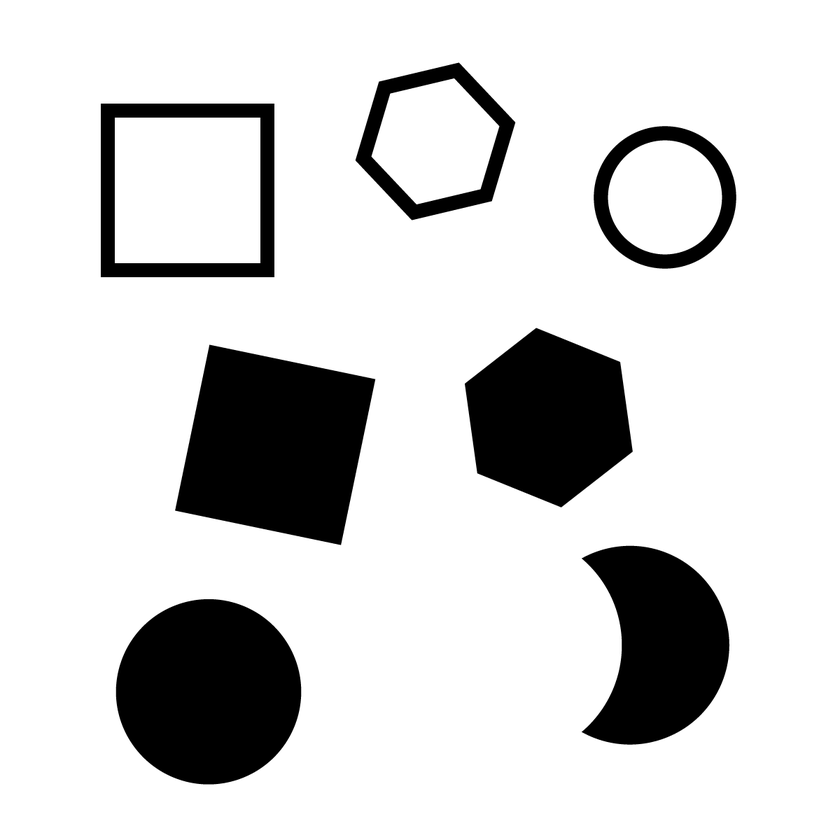
#> input picture Image/nemo.png, 840 x 840 px, shrunk from 1200 x 1200 before the run, found by its file name
$ python chap21_contour.py
#> lines starting #> are read from the running program, lines starting #| are printed output that depends on the picture; after the words box and inside, x2 and y2 are one past the last pixel; in counts of white or black regions, pixels touching at a corner belong together
"""윤곽선"""
import os
import cv2
home_dir = os.path.expanduser("~/Documents/StudyPY/StudyPY/Image")
image_path = os.path.join(home_dir, "nemo.png")

src = cv2.imread(image_path, cv2.IMREAD_ANYCOLOR)
#> src is the input picture: shape (840, 840, 3); min 0, max 255, mean 212.4

# 윤곽선
gray = cv2.cvtColor(src, cv2.COLOR_RGB2GRAY)
ret, binary = cv2.threshold(gray, 127, 255, cv2.THRESH_BINARY)
#> binary: shape (840, 840); 83.3% white; 7 black regions, largest, box (x1, y1, x2, y2) and area: (175, 345, 375, 545) 28707, (116, 599, 301, 784) 26938, (465, 328, 633, 507) 21326
binary = cv2.bitwise_not(binary)
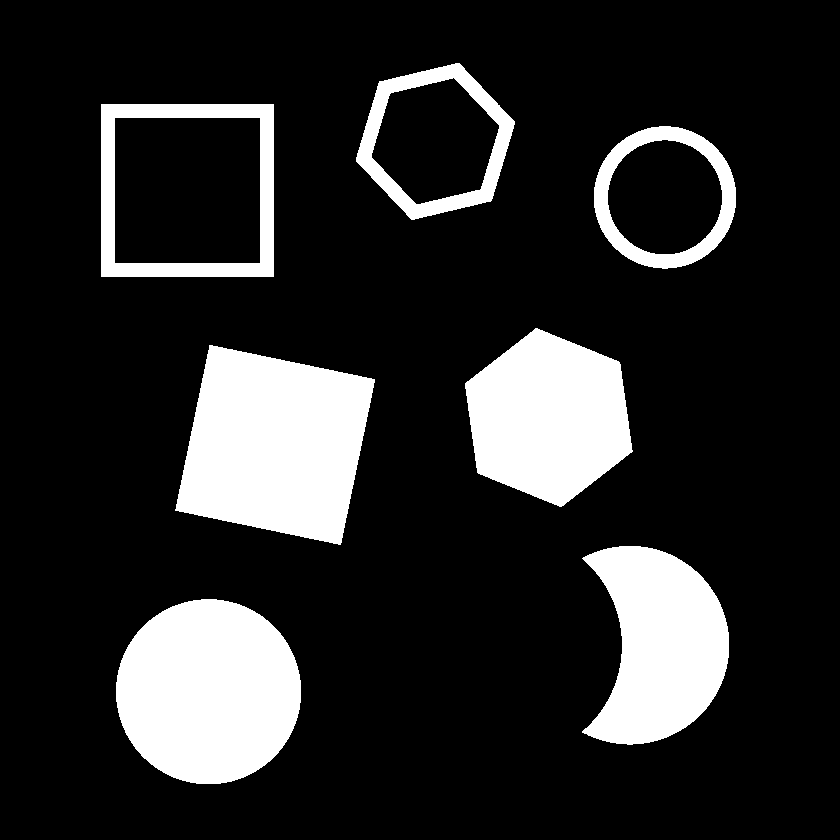
#> binary: shape (840, 840); 16.7% white; 7 white regions

# cv2.findContours(이진화 이미지, 검색 방법, 근사화 방법)
# 윤곽선, 계층구조 반환
contours, hierarchy = cv2.findContours(binary, cv2.RETR_CCOMP, cv2.CHAIN_APPROX_NONE)
#> contours = 10 contours; largest, box (x1, y1, x2, y2) and area: (101, 104, 274, 277) 29584, (175, 345, 375, 545) 28376, (116, 599, 301, 784) 26676, (114, 117, 261, 264) 21314, (465, 328, 633, 507) 21082

for i, contour in enumerate(contours):
    # cv2.drawContours(이미지, [윤곽선], 윤곽선 인덱스, (B, G, R), 두께, 선형 타입)
    cv2.drawContours(src, [contour], 0, (0, 0, 255), 2)
    cv2.putText(src, str(i), tuple(contour[0][0]), cv2.FONT_HERSHEY_COMPLEX, 0.8, (0, 255, 0), 1)
    print(i, hierarchy[0][i])
    cv2.imshow("src", src)
    cv2.waitKey(0)
#> this loop made 10 passes
#| 0 [ 1 -1 -1 -1]
#| 1 [ 2  0 -1 -1]
#| 2 [ 3  1 -1 -1]
#| 3 [ 4  2 -1 -1]
#| 4 [ 6  3  5 -1]
#| 5 [-1 -1 -1  4]
#| 6 [ 8  4  7 -1]
#| 7 [-1 -1 -1  6]
#> (further printed lines are left out)
#> pass 1, `cv2.imshow("src", src)`:
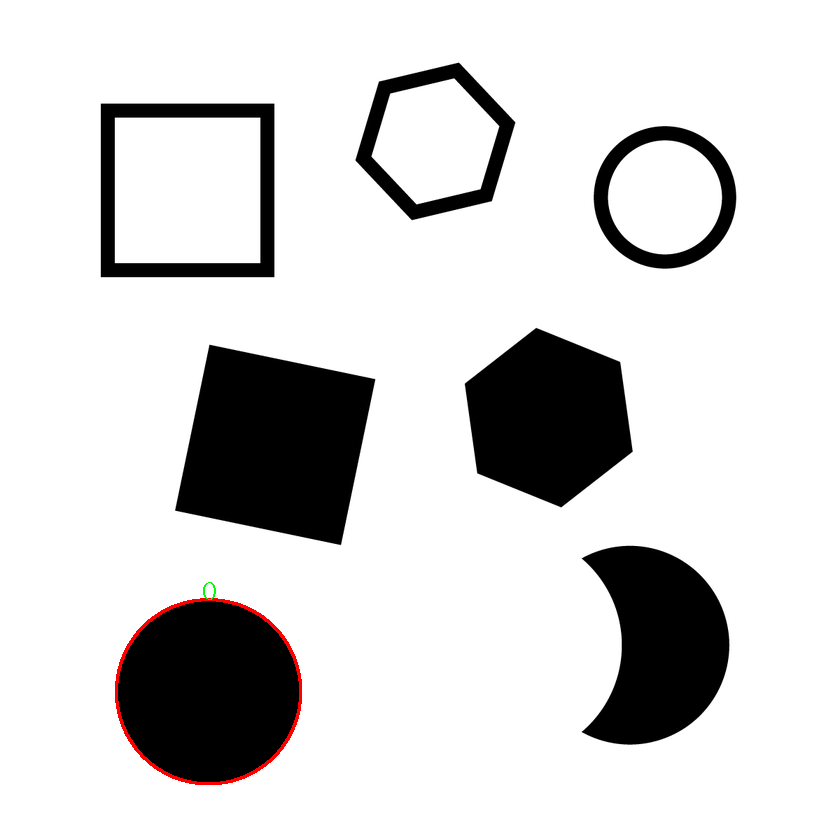
#> window 'src': shape (840, 840, 3); mean B, G, R 212.1, 212.2, 212.8
#> pass 2, `cv2.imshow("src", src)`:
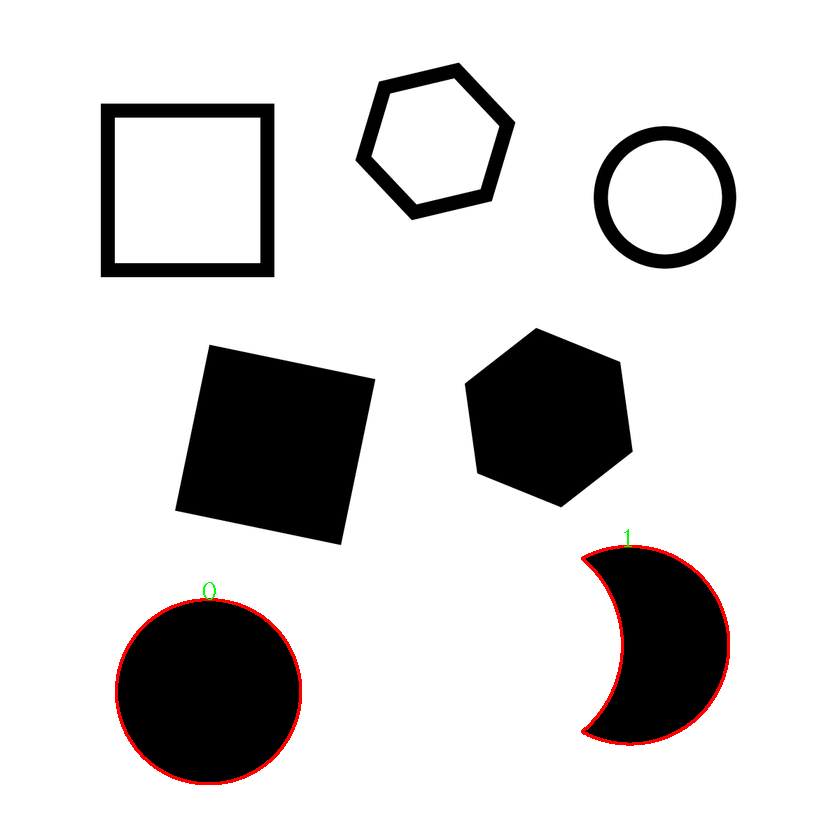
#> window 'src': shape (840, 840, 3); mean B, G, R 211.8, 211.9, 213.3
#> after the loop:
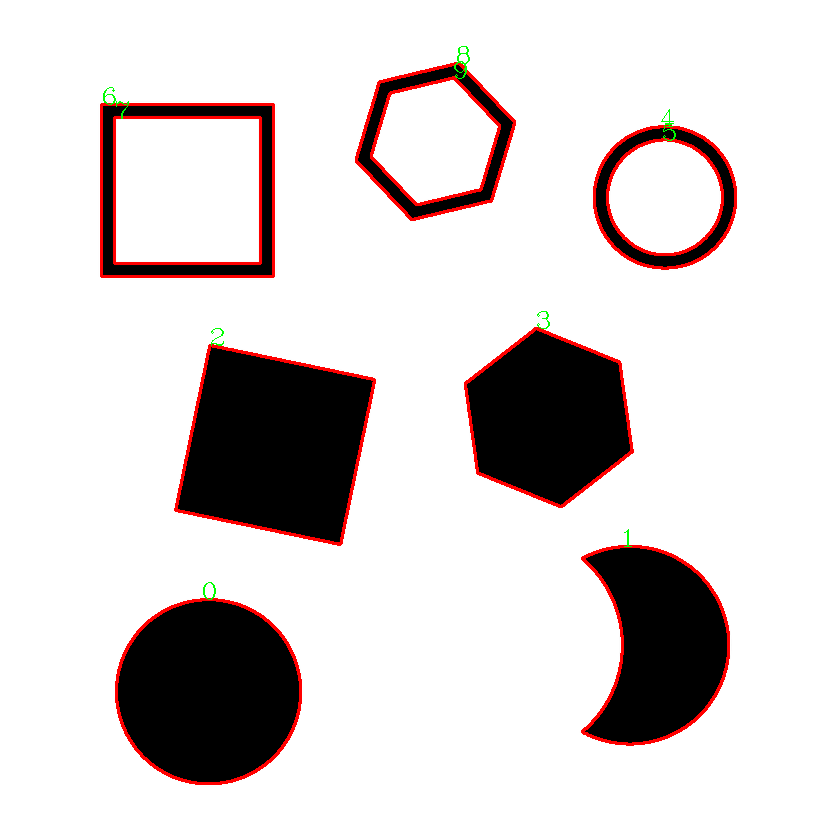
#> src: shape (840, 840, 3); 2.6% of pixels changed, all inside (x1, y1, x2, y2) = (100, 46, 737, 785)

# hierarchy
# [다음 윤곽선, 이전 윤곽선, 내곽 윤곽선, 외곽 윤곽선]

# 검색 방법
# cv2.RETR_EXTERNAL : 외곽 윤곽선만 검출하며, 계층 구조를 구성하지 않습니다.
# cv2.RETR_LIST : 모든 윤곽선을 검출하며, 계층 구조를 구성하지 않습니다.
# cv2.RETR_CCOMP : 모든 윤곽선을 검출하며, 계층 구조는 2단계로 구성합니다.
# cv2.RETR_TREE : 모든 윤곽선을 검출하며, 계층 구조를 모두 형성합니다. (Tree 구조)

# 근사화 방법Permalink
# cv2.CHAIN_APPROX_NONE : 윤곽점들의 모든 점을 반환합니다.
# cv2.CHAIN_APPROX_SIMPLE : 윤곽점들 단순화 수평, 수직 및 대각선 요소를 압축하고 끝점만 남겨 둡니다.
# cv2.CHAIN_APPROX_TC89_L1 : 프리먼 체인 코드에서의 윤곽선으로 적용합니다.
# cv2.CHAIN_APPROX_TC89_KCOS : 프리먼 체인 코드에서의 윤곽선으로 적용합니다.

cv2.destroyAllWindows()

$ run again, with Image/convex_hull.webp saved as Image/nemo.png
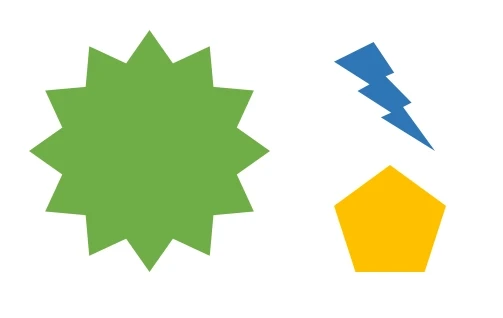
#> input picture Image/convex_hull.webp, 503 x 318 px, found by its file name
#> src is the input picture: shape (318, 503, 3); mean B, G, R 201.3, 232, 220.5
#> `ret, binary = cv2.threshold(gray, 127, 255, cv2.THRESH_BINARY)`:
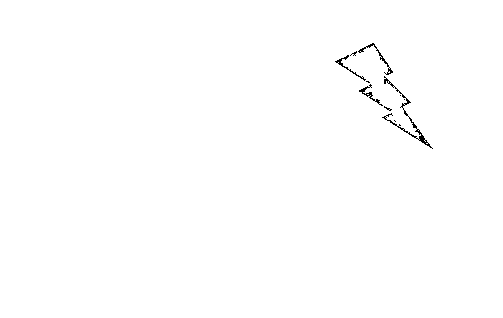
#> binary: shape (318, 503); 99.6% white; black in thin lines or dots, all inside (x1, y1, x2, y2) = (335, 43, 433, 149)
#> contours = 30 contours, 26 with area under 20; largest, box (x1, y1, x2, y2) and area: (382, 76, 433, 149) 152, (358, 43, 393, 75) 66, (359, 84, 383, 106) 50, (335, 55, 366, 81) 46
#> the loop `for i, contour in enumerate(contours):` made 30 passes
#> contour on passes 1, 3, 4, 5, 7, 12, 13, 14: [[394, 120], [395, 121]], [[388, 109], [389, 108], [390, 109], [389, 110]], [[404, 99]], [[400, 95]], [[369, 95], [370, 94], [371, 95], [370, 96]], [[424, 141], [425, 140], [426, 141], [425, 142]], [[423, 140], [424, 139], [425, 140], [424, 141]], [[418, 139], [419, 138], [420, 139], [419, 140]]
#> (printed output is left out)
#> after the loop `for i, contour in enumerate(contours):`:
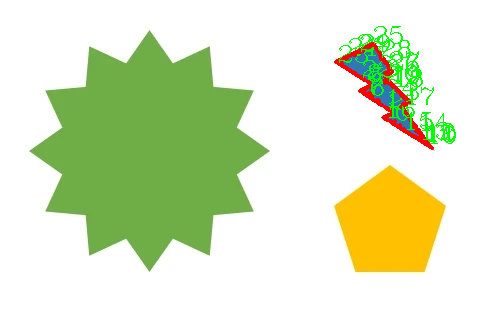
#> src: shape (318, 503, 3); 2.34% of pixels changed, all inside (x1, y1, x2, y2) = (334, 26, 456, 150)

$ run again, with Image/geunjagam.jpg saved as Image/nemo.png
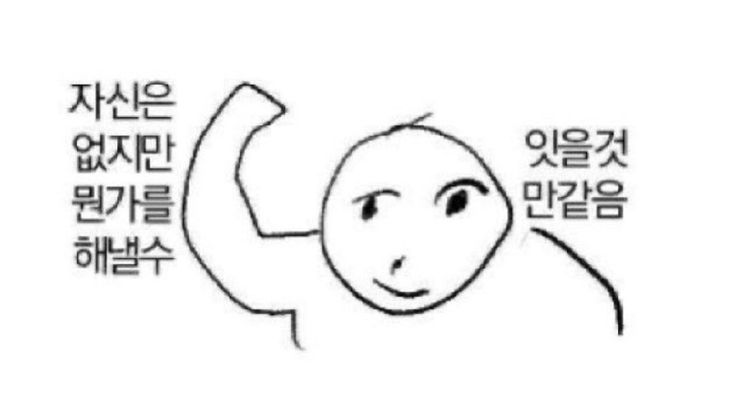
#> input picture Image/geunjagam.jpg, 736 x 406 px, found by its file name
#> src is the input picture: shape (406, 736, 3); min 0, max 255, mean 242.3
#> `ret, binary = cv2.threshold(gray, 127, 255, cv2.THRESH_BINARY)`:
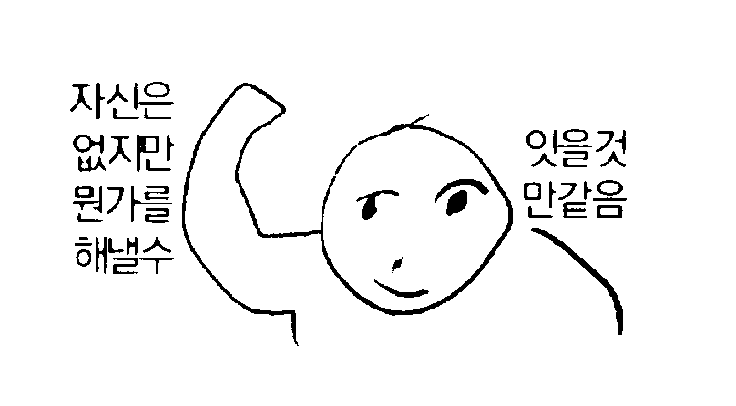
#> binary: shape (406, 736); 95.6% white; 55 black regions (1 under 20 px), largest, box (x1, y1, x2, y2) and area: (182, 83, 513, 346) 4330, (531, 228, 623, 335) 858, (356, 190, 399, 220) 399
#> contours = 66 contours, 3 with area under 20; largest, box (x1, y1, x2, y2) and area: (182, 83, 513, 346) 3263, (531, 228, 623, 335) 726, (137, 135, 159, 172) 372, (446, 190, 467, 216) 340, (356, 190, 399, 220) 334
#> the loop `for i, contour in enumerate(contours):` made 66 passes
#> contour on passes 2, 47: [[392, 272]], [[139, 146], [140, 145], [141, 146], [140, 147]]
#> (printed output is left out)
#> after the loop `for i, contour in enumerate(contours):`:
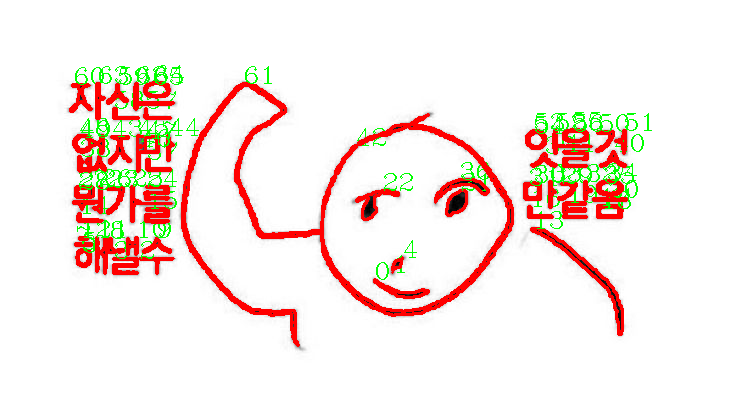
#> src: shape (406, 736, 3); 8.96% of pixels changed, all inside (x1, y1, x2, y2) = (69, 65, 652, 347)
